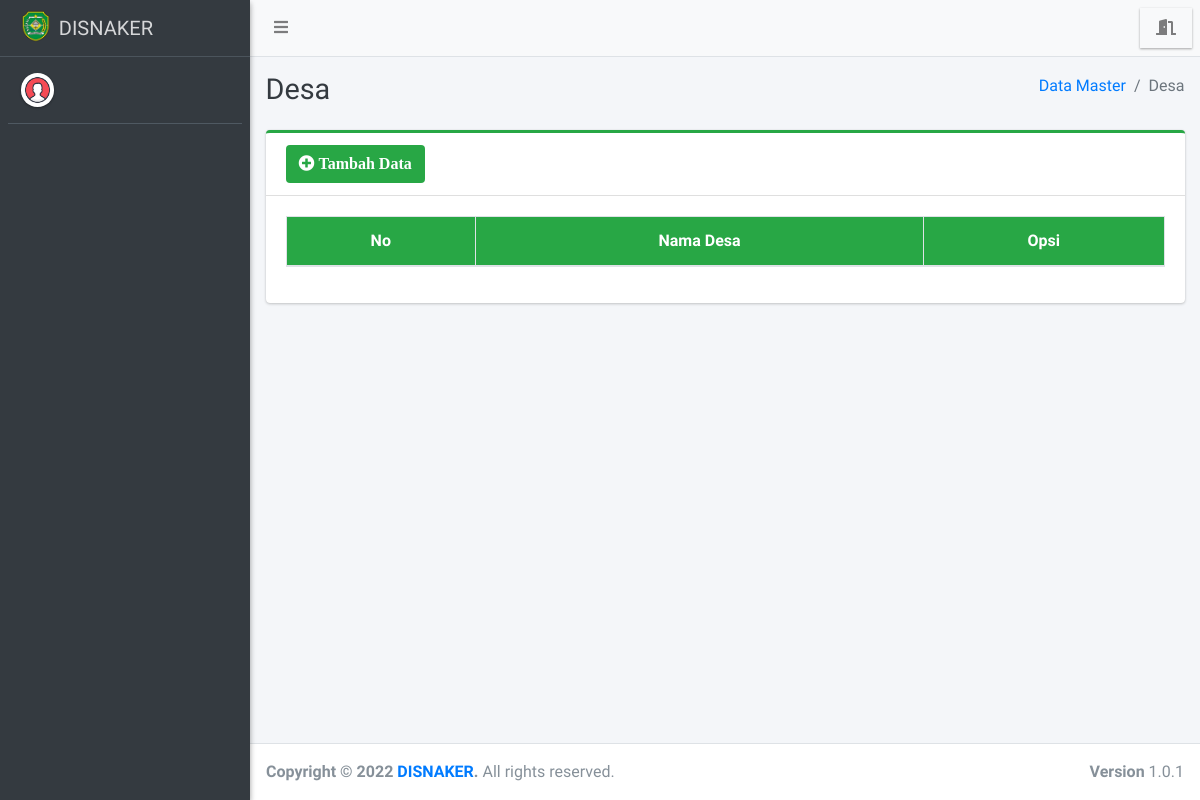
Before: /admin/desa/index.php with the older database file.
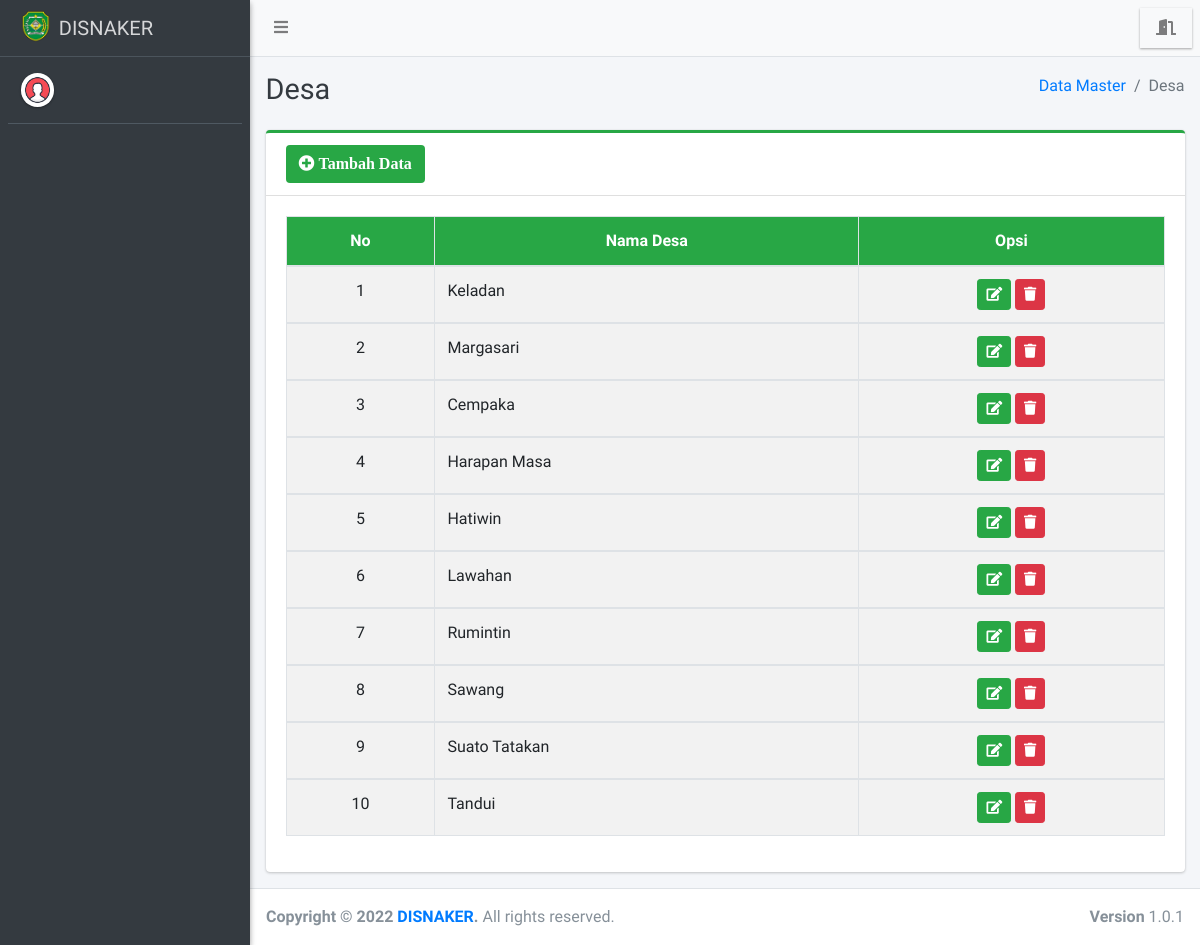
After: the same page with the newer database file.
### tables this page shows
CREATE TABLE `desa` (
  `id_desa` int(11) NOT NULL,
  `nama_desa` varchar(100) NOT NULL
);

### admin/desa/index.php (the view, shortened to what this page needs)
<?php
require '../../config/koneksi.php';
?>
<!DOCTYPE html>
<html>
<?php
include '../../templates/head.php';
?>
<body class="hold-transition sidebar-mini layout-fixed">
    <div class="wrapper">
        <?php
        include '../../templates/navbar.php';
        ?>
        <?php
        include '../../templates/sidebar.php';
        ?>
        <div class="content-wrapper">
            <div class="content-header">
                <div class="container-fluid">
                    <div class="row mb-2">
                        <div class="col-sm-6">
                            <h1 class="m-0 text-dark">Desa</h1>
                        </div>
                        <div class="col-sm-6">
                            <ol class="breadcrumb float-sm-right">
                                <li class="breadcrumb-item"><a href="#">Data Master</a></li>
                                <li class="breadcrumb-item active">Desa</li>
                            </ol>
                        </div>
                    </div>
                </div>
            </div>
            <section class="content">
                <div class="container-fluid">
                    <div class="row">
                        <div class="col-12">
                            <div class="card card-success card-outline">
                                <div class="card-header">
                                    <a href="tambah" class="btn bg-green"><i class="fa fa-plus-circle"> Tambah Data</i></a>
                                </div>
                                <div class="card-body">
                                    <div class="table-responsive">
                                        <table id="example1" class="table table-bordered table-striped">
                                            <thead class="bg-green">
                                                <tr align="center">
                                                    <th>No</th>
                                                    <th>Nama Desa </th>
                                                    <th>Opsi</th>
                                                </tr>
                                            </thead>
                                            <?php
                                            $no = 1;
                                            $data = $koneksi->query("SELECT * FROM desa ORDER BY id_desa ASC");
                                            while ($row = $data->fetch_array()) {
                                            ?>
                                                <tbody style="background-color: white">
                                                    <tr>
                                                        <td align="center"><?= $no++ ?></td>
                                                        <td><?= $row['nama_desa'] ?></td>
                                                        <td align="center">
                                                                <a href="edit?id=<?= $row['id_desa'] ?>" class="btn btn-success btn-sm" title="Edit"><i class="fa fa-edit"></i></a>
                                                                <a href="hapus?id=<?= $row['id_desa'] ?>" class="btn btn-danger btn-sm alert-hapus" title="Hapus"><i class="fa fa-trash"></i></a>
                                                        </td>
                                                    </tr>
                                                </tbody>
                                            <?php } ?>
                                        </table>
                                    </div>
                                </div>
                            </div>
                        </div>
                    </div>
                </div>
            </section>
        </div>
        <?php include_once "../../templates/footer.php"; ?>
    </div>
</body>
</html>

Changed rows visible on the page:
added desa: nama_desa "Keladan"
added desa: nama_desa "Margasari"
added desa: nama_desa "Cempaka"
added desa: nama_desa "Harapan Masa"
added desa: nama_desa "Hatiwin"
added desa: nama_desa "Lawahan"
added desa: nama_desa "Rumintin"
added desa: nama_desa "Sawang"
added desa: nama_desa "Suato Tatakan"
added desa: nama_desa "Tandui"
